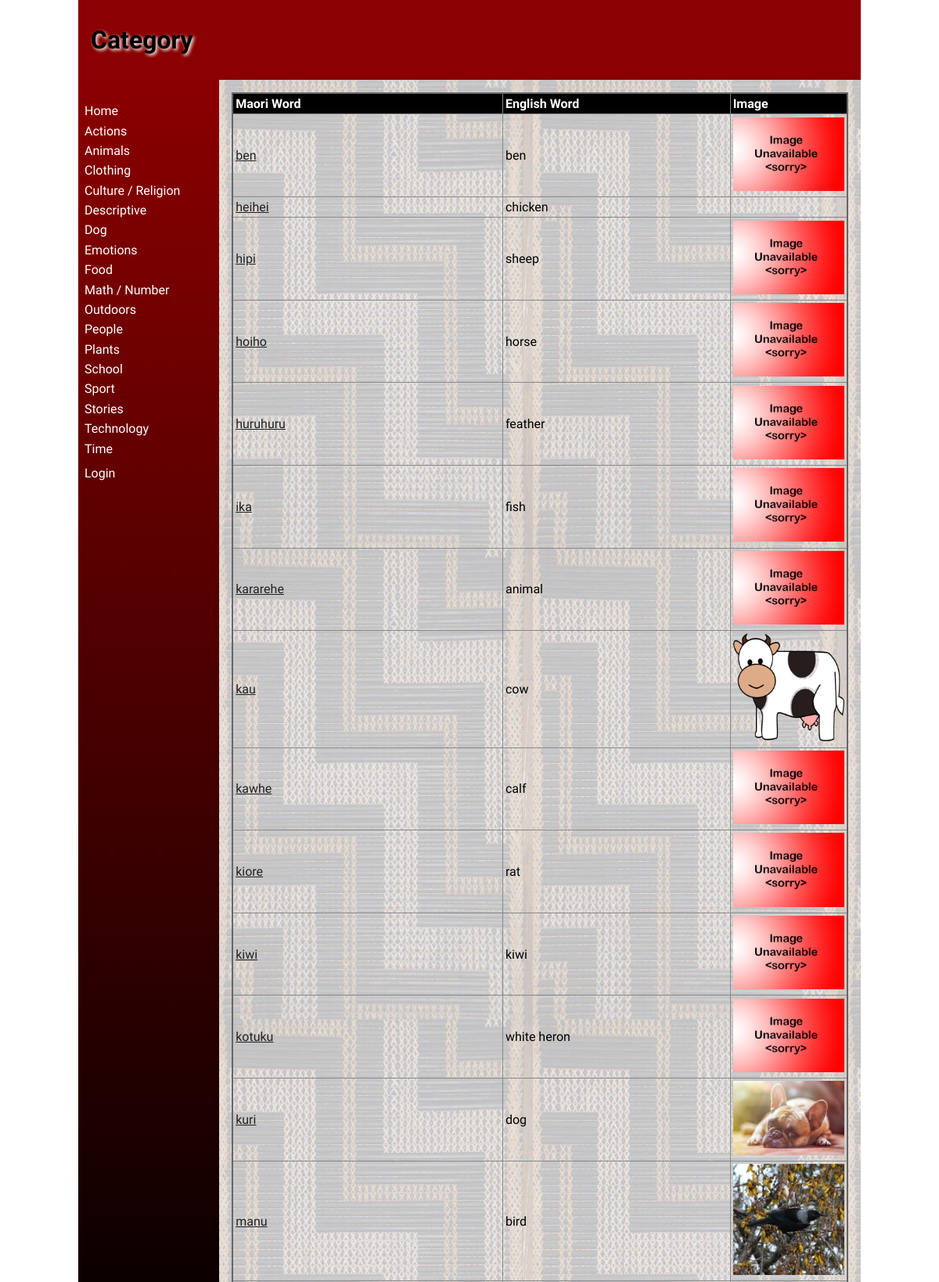
Page /category/2 (upper part) on the committed database.
### tables this page shows
CREATE TABLE categories
(
	id integer
		constraint categories_pk
			primary key autoincrement,
	category varchar(30)
);

CREATE TABLE "words"
(
    id           integer
        constraint words_pk
            primary key autoincrement
        constraint words_user_user_fk
            references user (user),
    maori_word   varchar(30),
    english_word varchar(30),
    catID        varchar(30)
        references categories,
    description  varchar(200),
    level        integer,
    userid       varchar(60),
    timestamp    datetime,
    image        varchar(30)
);

### app.py (the view, shortened to what this page needs)
@app.route('/category/<catID>',methods=['POST', 'GET']) #category route, used everytime a user is on a category page, used category.html
def web_categories_page(catID):
    query = "SELECT maori_word, english_word, catID, userid, id, description, image FROM words WHERE catID IS ? ORDER BY maori_word ASC"
    con = create_connection(DATABASE) #create connection to the database
    cur = con.cursor()
    cur.execute(query,(catID,))
    word_list = cur.fetchall() #puts all the words into a list
    con.close()
    return render_template('category.html', categories=get_category_list(), logged_in=is_logged_in(), words=word_list, category=catID, teacher=is_teacher())

### app.py (called while the page is built)
def create_connection(db_file):
    try:
        connection = sqlite3.connect(db_file)
        return connection
    except Error as e:
        print(e)
    return None

def get_category_list():
    con = create_connection(DATABASE)
    query = "SELECT category, id FROM categories ORDER BY category ASC "
    cur = con.cursor()
    cur.execute(query)
    category_list = cur.fetchall()
    con.close()
    return category_list

def is_teacher(): #function that checks whether or not a user is a teacher
    if session.get("role") == '1':
        print("Is a teacher")
        return True
    return False

def is_logged_in(): #function that checks whether a user is logged in or not
    if session.get("email") is None:
        print("Not logged in")
        return False
    else:
        print("Logged in")
        return True

### templates/category.html (shortened to what this page needs)
{%  extends 'base.html' %}
{% block heading %}Category{% endblock %}
{% block main %}
<table class="words-table">
        <thead>
            <tr>
                <th>Maori Word</th>
                <th>English Word</th>
                <th>Image</th>
            </tr>
        </thead>
        <tbody>
        {% for word in words %}
            <div class = words-box>
            <tr>
                <td><a href="/word/{{ word[4] }}">{{ word[0] }}</a></td>
                <td>{{ word[1] }}</td>
                <td width="150"><img src="/static/images/{{ word[6] }}.jpg" alt=""></td>
            </tr>
            </div>
        {% endfor %}
    </tbody>
</table>
{% endblock %}

### templates/base.html (shortened to what this page needs)
<!doctype html>
<html lang="en">
<head>
	<link href="{{ url_for('static', filename='css/style.css') }}" rel="stylesheet">
</head>
<body>
	<div id="container">
		<header>
			<h1>{% block heading %}MAORI DICTIONARY!{% endblock %}</h1>
		</header>
		<nav>
			<ul>
                <li><a href="/">Home</a></li>
				<div class="category">
				{% for category in categories %}
					<div class ="category-box">
						<li><a href="/category/{{ category[1] }}">{{ category[0] }}</a></li>
					</div>
                {% endfor %}
				</div>
				<li> </li>
				{% if logged_in %}
				<li><a href="/logout">Log out</a></li>
				{% else %}
				<li><a href="/login">Login</a></li>
				{% endif %}
			</ul>
		</nav>
		<main>
		{% block main %}{% endblock %}
        </main>
	</div>
</body>
</html>

### static/css/style.css (style rules this page uses)
* { font-family: Comfortaa, sans-serif; margin: 0; padding: 0; box-sizing: border-box; }
#container { display: grid; grid-template-columns: 75px auto; grid-template-areas: 'nav header' 'main main' 'footer footer'; }
header { grid-area: header; background-color: darkred; padding: 1rem; }
nav { grid-area: nav; }
main { grid-area: main; padding: 1rem; background-color: #edd; }
h1, h2, h3, h4 { padding: 1rem 0; font-family: 'Suez One', serif; color: #000; text-shadow: 2px 2px 4px #fff; }
a { color: #222; }
img { width: 100%; }
table { width: 100%; border: 2px solid #666; border-collapse: collapse; }
th, td { border: 1px solid #888; padding: 0.2rem; text-align: left; }
th { background-color: #000; color: #fff; }
@media only screen and (min-width: 768px) { #container { grid-template-columns: 180px auto; grid-template-areas: 'header header' 'nav main' 'footer footer'; } }
@media only screen and (min-width: 768px) { nav { background: linear-gradient(180deg, darkred 0%, black 50%, red 100%); padding: 0.5rem; } }
@media only screen and (min-width: 768px) { nav ul { list-style: none; } }
@media only screen and (min-width: 768px) { nav li { padding: 0.2rem 0; } }
@media only screen and (min-width: 768px) { nav a { color: #fff; text-decoration: none; } }
@media only screen and (min-width: 768px) { main { background-image: url('static/images/poutama.jpg'); } }
@media only screen and (min-width: 1000px) { #container { width: 1000px; margin: auto; } }

### rows in the picture
categories: category "Actions"
categories: category "Animals"
categories: category "Clothing"
categories: category "Culture / Religion"
categories: category "Descriptive"
categories: category "Dog"
categories: category "Emotions"
categories: category "Food"
categories: category "Math / Number"
categories: category "Outdoors"
categories: category "People"
categories: category "Plants"
categories: category "School"
categories: category "Sport"
categories: category "Stories"
categories: category "Technology"
categories: category "Time"
words: maori_word "ben", english_word "ben"
words: maori_word "heihei", english_word "chicken"
words: maori_word "hipi", english_word "sheep"
words: maori_word "hoiho", english_word "horse"
words: maori_word "huruhuru", english_word "feather"
words: maori_word "ika", english_word "fish"
words: maori_word "kararehe", english_word "animal"
words: maori_word "kau", english_word "cow", shows a picture
words: maori_word "kawhe", english_word "calf"
words: maori_word "kiore", english_word "rat"
words: maori_word "kiwi", english_word "kiwi"
words: maori_word "kotuku", english_word "white heron"
words: maori_word "kuri", english_word "dog", shows a picture
words: maori_word "manu", english_word "bird", image (picture)
